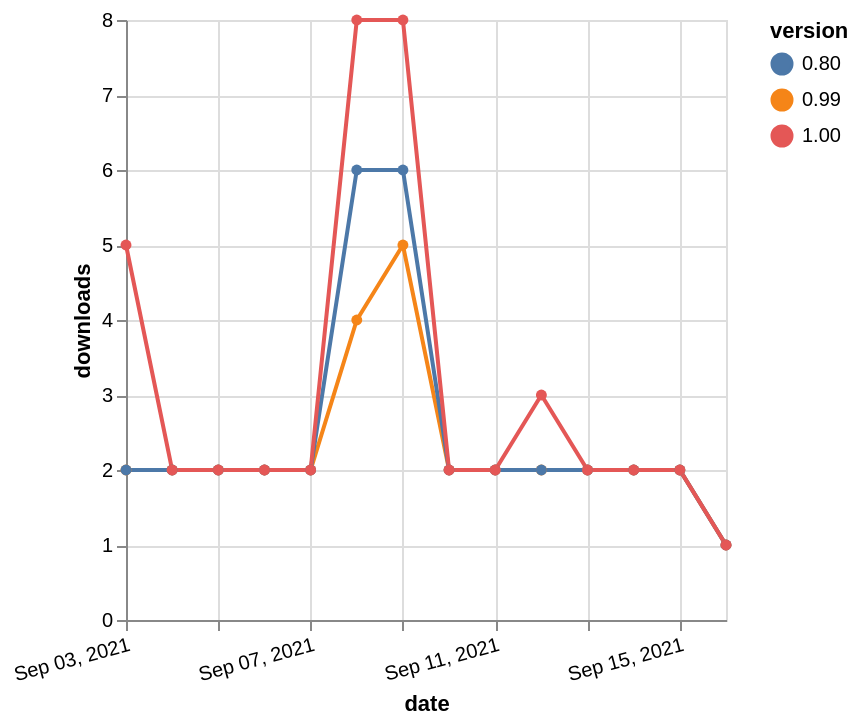

Vega-Lite specification for this chart:
### Vega-Lite specification from a JSON file in a GitHub repository (floating-point values rounded to 4 significant figures)
{"$schema": "https://vega.github.io/schema/vega-lite/v5.json", "description": "A simple bar chart with embedded data.", "data": {"values": [{"date": "2021-09-03", "total": 3446, "delta": 2, "version": "0.99"}, {"date": "2021-09-04", "total": 3448, "delta": 2, "version": "0.99"}, {"date": "2021-09-05", "total": 3450, "delta": 2, "version": "0.99"}, {"date": "2021-09-06", "total": 3452, "delta": 2, "version": "0.99"}, {"date": "2021-09-07", "total": 3454, "delta": 2, "version": "0.99"}, {"date": "2021-09-08", "total": 3458, "delta": 4, "version": "0.99"}, {"date": "2021-09-09", "total": 3463, "delta": 5, "version": "0.99"}, {"date": "2021-09-10", "total": 3465, "delta": 2, "version": "0.99"}, {"date": "2021-09-11", "total": 3467, "delta": 2, "version": "0.99"}, {"date": "2021-09-12", "total": 3469, "delta": 2, "version": "0.99"}, {"date": "2021-09-13", "total": 3471, "delta": 2, "version": "0.99"}, {"date": "2021-09-14", "total": 3473, "delta": 2, "version": "0.99"}, {"date": "2021-09-15", "total": 3475, "delta": 2, "version": "0.99"}, {"date": "2021-09-16", "total": 3476, "delta": 1, "version": "0.99"}, {"date": "2021-09-03", "total": 3857, "delta": 2, "version": "0.80"}, {"date": "2021-09-04", "total": 3859, "delta": 2, "version": "0.80"}, {"date": "2021-09-05", "total": 3861, "delta": 2, "version": "0.80"}, {"date": "2021-09-06", "total": 3863, "delta": 2, "version": "0.80"}, {"date": "2021-09-07", "total": 3865, "delta": 2, "version": "0.80"}, {"date": "2021-09-08", "total": 3871, "delta": 6, "version": "0.80"}, {"date": "2021-09-09", "total": 3877, "delta": 6, "version": "0.80"}, {"date": "2021-09-10", "total": 3879, "delta": 2, "version": "0.80"}, {"date": "2021-09-11", "total": 3881, "delta": 2, "version": "0.80"}, {"date": "2021-09-12", "total": 3883, "delta": 2, "version": "0.80"}, {"date": "2021-09-13", "total": 3885, "delta": 2, "version": "0.80"}, {"date": "2021-09-14", "total": 3887, "delta": 2, "version": "0.80"}, {"date": "2021-09-15", "total": 3889, "delta": 2, "version": "0.80"}, {"date": "2021-09-16", "total": 3890, "delta": 1, "version": "0.80"}, {"date": "2021-09-03", "total": 3890, "delta": 5, "version": "1.00"}, {"date": "2021-09-04", "total": 3892, "delta": 2, "version": "1.00"}, {"date": "2021-09-05", "total": 3894, "delta": 2, "version": "1.00"}, {"date": "2021-09-06", "total": 3896, "delta": 2, "version": "1.00"}, {"date": "2021-09-07", "total": 3898, "delta": 2, "version": "1.00"}, {"date": "2021-09-08", "total": 3906, "delta": 8, "version": "1.00"}, {"date": "2021-09-09", "total": 3914, "delta": 8, "version": "1.00"}, {"date": "2021-09-10", "total": 3916, "delta": 2, "version": "1.00"}, {"date": "2021-09-11", "total": 3918, "delta": 2, "version": "1.00"}, {"date": "2021-09-12", "total": 3921, "delta": 3, "version": "1.00"}, {"date": "2021-09-13", "total": 3923, "delta": 2, "version": "1.00"}, {"date": "2021-09-14", "total": 3925, "delta": 2, "version": "1.00"}, {"date": "2021-09-15", "total": 3927, "delta": 2, "version": "1.00"}, {"date": "2021-09-16", "total": 3928, "delta": 1, "version": "1.00"}]}, "width": "container", "mark": {"type": "line", "point": {"filled": true}}, "encoding": {"x": {"field": "date", "type": "temporal", "timeUnit": "yearmonthdate", "title": "date", "axis": {"labelAngle": -15}}, "y": {"field": "delta", "type": "quantitative", "title": "downloads"}, "color": {"field": "version", "type": "nominal"}, "tooltip": {"field": "delta"}}}
